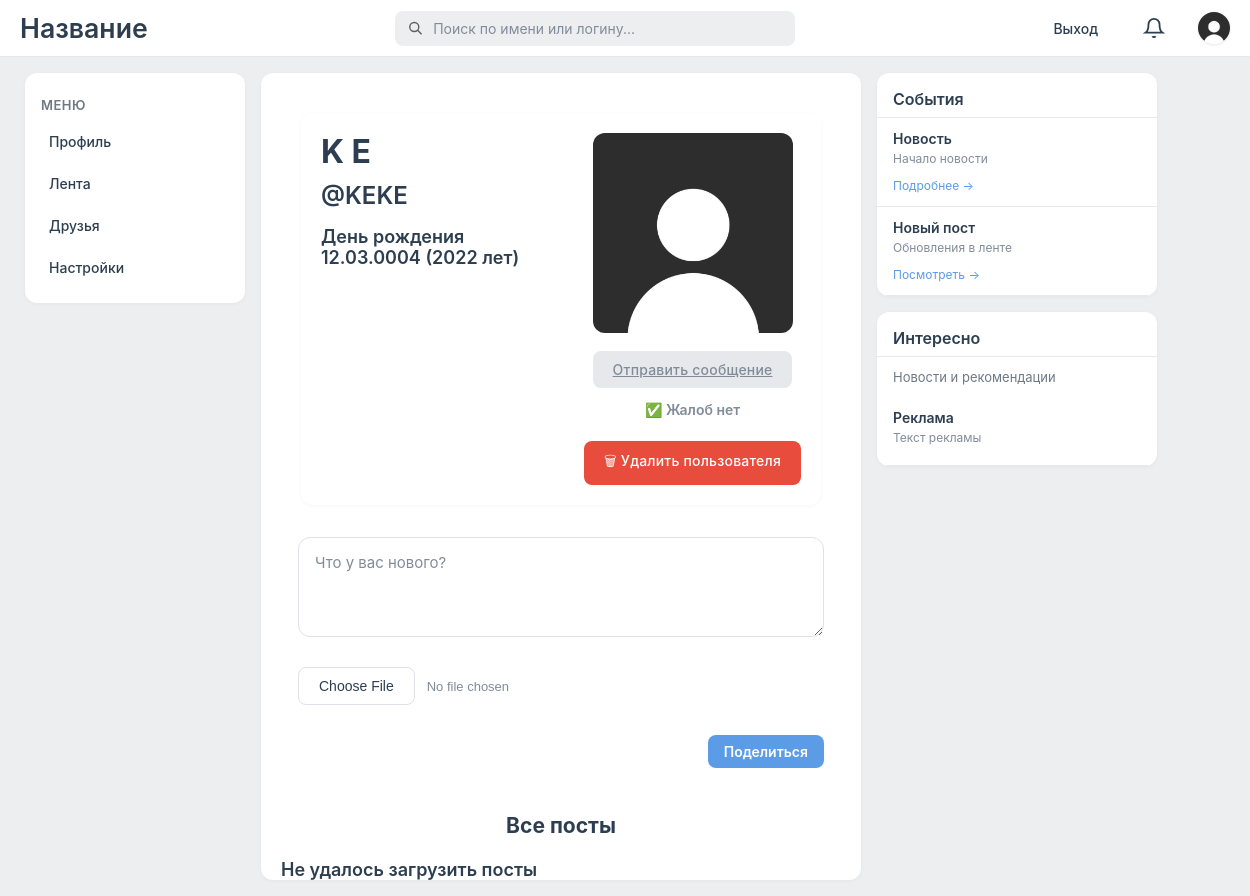
The app's page /profile/userWall.php?user_id=8 (signed in) with its own data.
### tables this page shows
CREATE TABLE `users` (
  `user_id` int NOT NULL,
  `login` varchar(50) NOT NULL,
  `first_name` varchar(255) NOT NULL,
  `last_name` varchar(255) NOT NULL,
  `password` varchar(255) NOT NULL,
  `role` varchar(10) NOT NULL,
  `is_private` tinyint(1) NOT NULL,
  `birthday_date` date NOT NULL,
  `creation_date` date NOT NULL,
  `avatar` varchar(255) NOT NULL
);

### classes/DataBase.php (called while the page is built, shortened)
<?php
class Database {
   private $pdo;
    public function __construct() {
        $this->pdo = new PDO("mysql:host=localhost;dbname=Social", "root", "");
        $this->pdo->setAttribute(PDO::ATTR_ERRMODE, PDO::ERRMODE_EXCEPTION);
    }
    public function query1($sql, $params = []) {
        $stmt = $this->pdo->prepare($sql);
        $stmt->execute($params);
        return $stmt;
    }
    public function fetchOne($sql, $params = []) {
        $result = $this->query1($sql, $params)->fetch();
        return $result === false ? null : $result;
    }
}
?>

### classes/User.php (called while the page is built, shortened)
<?php
class User {
    private $data = [];
    public function __construct(int $user_id, array $data, Database $db) {
        $this->data = $data;
    }
	public static function getUserById($id, Database $db){
		$sql = "SELECT * FROM users WHERE user_id = ?";
		$data = $db->fetchOne($sql, [$id]);
		return new self($id, $data, $db);
	}
    public function get($field) {
        return $this->data[$field] ?? '';
    }
	public function getAge(){
		$curDate = new DateTime();
		$birthday_date = new DateTime($this->get(UserField::BIRTHDAY));
		$age = $curDate->diff($birthday_date);
		return $age->y;
	}
	public function getFormattedBirthday(){
		$birthday_date = new DateTime($this->get(UserField::BIRTHDAY));
		return $birthday_date->format('d.m.Y');
	}
}
?>

### includes/init.php (called while the page is built, shortened)
<?php
require_once __DIR__ . '/../classes/Database.php';
require_once __DIR__ . '/../classes/User.php';
$db = new Database();

### profile/userWall.php (the view, shortened to what this page needs)
<?php
include "../includes/init.php";
$wall_owner_id = isset($_GET['user_id']) ? intval($_GET['user_id']) : 0;
$wall_owner = User::getUserById($_GET['user_id'], $db);
	$first_name = $wall_owner? $wall_owner->get(UserField::FIRST_NAME): 'Пользователь';
	$last_name = $wall_owner? $wall_owner->get(UserField::LAST_NAME): 'Несуществующий';
	$login = $wall_owner? $wall_owner->get(UserField::LOGIN): 'does_not_exist';
$wall_owner = User::getUserById($wall_owner_id, $db);
    ?>
<?php
$profile_img = $wall_owner->get(UserField::AVATAR);
$is_owner = false;
$is_admin = false;
$complaints_count = 0;
if (isset($_SESSION['id'])) {
    $current_user_id = $_SESSION['id'];
    $is_owner = ($current_user_id == $wall_owner_id);
    $current_user = User::getUserById($current_user_id, $db);
    if ($current_user && $current_user->get('role') == '1') {
        $is_admin = true;
        $complaints_sql = "SELECT COUNT(*) as count FROM complains WHERE target_user_id = ?";
        $complaints_result = $db->fetchOne($complaints_sql, [$wall_owner_id]);
        $complaints_count = $complaints_result ? $complaints_result['count'] : 0;
    }
}
?>
<!DOCTYPE html>
<html lang="en">
<link rel="stylesheet" href="../assets/css/menuLeft.css">
<head>
	<link rel="stylesheet" href="../assets/css/style.css">
	<link rel="stylesheet" href="../assets/css/user_wall.css">
</head>
<body>
	<?php include '../includes/header.php'; ?>
	<div class="columns-container">
		<?php include '../includes/menuLeft.php'; ?>
		<div class="center-panel">
			<div class="center-panel1">
				<div class="userInfoContainer">
					<div style="display: flex; flex-direction: column; flex: 1;">
						<div class="userName">
							<?php echo $first_name ?>
							<?php echo $last_name ?>
						</div>
						<div class="userLogin"> @<?php echo $login ?></div>
						<?php if($wall_owner != null){?>
						<div class="otherInfo">
							День рождения <?php echo $wall_owner->getFormattedBirthday(); ?>
							(<?php echo $wall_owner->getAge(); ?> лет)
						</div>
					</div>
					<div style="display: flex; flex-direction: column; align-items: center; gap: 10px;">
						<img src="../assets/uploads/<?php echo $profile_img; ?>"
							style="height: 200px; border-radius: 12px;">
						<?php if (isset($_SESSION['id']) && !$is_owner): ?>
						<a href="../messages/messages.php?user_id=<?php echo $wall_owner_id; ?>"
							class="friend-btn friends" disabled>
							Отправить сообщение
						</a>
						<?php if ($is_admin): ?>
						<?php if ($complaints_count > 0): ?>
						<div class="complaints-info" style="text-align: center; margin-bottom: 4px;">
							<span style="color: #e74c3c; font-size: 14px;">
								⚠ Жалоб на пользователя: <strong><?php echo $complaints_count; ?></strong>
							</span>
						</div>
						<?php else: ?>
						<div class="complaints-info" style="text-align: center; margin-bottom: 4px;">
							<span style="color: #818c99; font-size: 14px;">
								✅ Жалоб нет
							</span>
						</div>
						<?php endif; ?>
						<button class="admin-delete-btn" data-user-id="<?php echo $wall_owner_id; ?>">
							🗑 Удалить пользователя
						</button>
						<?php endif; ?>
						<?php endif; ?>
					</div>
				</div>
				<?php if($wall_owner != null && isset($_SESSION['id'])){?>
				<div>
					<form id="postForm" class="postForm">
						<textarea id="postMessage" placeholder="Что у вас нового?"></textarea>
						<input id="postImage" type="file">
						<button>Поделиться</button>
					</form>
				</div>
				<?php }
				if ($wall_owner != null){?>
				<div style="width:100%; display: flex; justify-content: center; align-items: center;">
					<h3>Все посты</h3>
				</div>
				<div class="postsContainer" id="postsContainer">
				</div>
				<?php
                }
                } else {?>
				<div class="pageNotFound">
					Как вы тут оказались? Страница не существует
				</div>
				<?php } ?>
			</div>
		</div>
		<?php include '../includes/menuRight.php'; ?>
	</div>
</body>
</html>

### includes/header.php (shortened to what this page needs)
<link rel="stylesheet" href="assets/css/header.css">
<link rel="stylesheet" href="path/to/style.css">
<div class="header-fullwidth">
    <h1>Название</h1>
    <div class="search-container">
        <div class="search-box">
            <svg class="search-icon" viewBox="0 0 24 24" fill="none" stroke="currentColor" stroke-width="2">
                <circle cx="10.5" cy="10.5" r="6.5" />
                <line x1="21" y1="21" x2="15" y2="15" />
            </svg>
            <input type="text" class="search-input" id="headerSearchInput" placeholder="Поиск по имени или логину...">
        </div>
    </div>
	<div class="header-right">
		<?php
		require_once __DIR__ . '/../classes/Database.php';
		if (isset($_SESSION['id'])):
		?>
		<a href="../auth/logout.php" style="text-decoration: none; color: #2c3e50; font-size: 14px;">Выход</a>
		<?php include '../includes/notificationBell.php'; ?>
		<div class="avatar">
			<?php
				$db = new Database();
				$user = User::getUserById($_SESSION['id'], $db);
				$image_name = $user->get(UserField::AVATAR);
				?>
			<img src="../assets/uploads/<?php echo ($image_name);?>"
				style="width: 32px; height: 32px; border-radius: 100%;">
		</div>
		<?php else:?>
		<div>Вы вошли как гость</div>
		<?php endif;?>
	</div>
</div>

### assets/css/style.css (style rules this page uses)
body { margin: 0; padding: 0; width: 100%; min-width: 100%; height: 100vh; font-family: -apple-system, BlinkMacSystemFont, 'Segoe UI', Roboto, 'Helvetica Neue', Arial, sans-serif; display: flex; flex-direction: column; overflow-y: hidden; overflow-x: auto; background: #edeef0; }
.header-fullwidth { display: flex; flex-shrink: 0; align-items: center; justify-content: space-between; width: 100%; min-width: 100vw; background: #ffffff; border-bottom: 1px solid #e7e8ec; position: sticky; top: 0; left: 0; right: 0; z-index: 80; box-sizing: border-box; flex-shrink: 0; padding: 0 20px; }
h1 { font-size: 20pt; font-weight: 600; margin: 0; padding: 12px 0; color: #2c3e50; }
.header-fullwidth h1 { margin: 0; color: #2c3e50; font-size: 20pt; font-weight: 600; }
.search-container { flex: 1; max-width: 400px; margin: 0 20px; }
.search-box { display: flex; align-items: center; background: #edeef0; border-radius: 8px; padding: 8px 12px; transition: all 0.2s; }
.search-icon { width: 18px; height: 18px; margin-right: 8px; opacity: 0.6; }
.search-input { background: transparent; border: none; outline: none; font-size: 14px; width: 100%; font-family: inherit; }
.search-input::placeholder { color: #818c99; }
.header-right { display: flex; gap: 15px; align-items: center; }
.avatar { width: 32px; height: 32px; border-radius: 50%; background: #5c9ce6; display: flex; align-items: center; justify-content: center; color: white; font-weight: bold; cursor: pointer; }
.columns-container { display: flex; flex: 1; width: 100%; max-width: 1200px; margin: 0 auto; padding: 16px 20px; gap: 16px; min-height: 0; overflow: visible; }
.center-panel { flex: 1; background-color: #ffffff; color: #2c3e50; box-sizing: border-box; overflow-y: auto; min-width: 300px; max-width: 600px; border-radius: 12px; box-shadow: 0 1px 4px rgba(0, 0, 0, 0.04); display: flex; flex-direction: column; }
.center-panel1 { padding: 16px 20px; height: 100%; }
.center-panel, .left-panel { scrollbar-width: thin; scrollbar-color: #d1d1d1 transparent; }
.center-panel > :not(form):not(#savingStatus) { padding: 20px 20px 0; font-size: 18px; font-weight: 600; color: #2c3e50; margin: 0; }
.search-container { position: relative; flex: 1; max-width: 400px; margin: 0 20px; }
.search-box { display: flex; align-items: center; background: #edeef0; border-radius: 8px; padding: 8px 12px; }

### assets/css/header.css (style rules this page uses)
.header-right > a { text-decoration: none !important; color: #818c99; font-size: 14px; font-weight: 500; padding: 8px 12px; border-radius: 8px; transition: background-color 0.15s ease, color 0.15s ease; display: inline-block; }
.avatar { border: 2px solid #ffffff; box-shadow: 0 1px 3px rgba(0, 0, 0, 0.1); box-sizing: border-box; transition: transform 0.2s ease; }

### records on screen
users: avatar (picture)
users: first_name "K", last_name "E", login "KEKE", birthday_date "12.03.0004", birthday_date "2022", avatar (picture)
